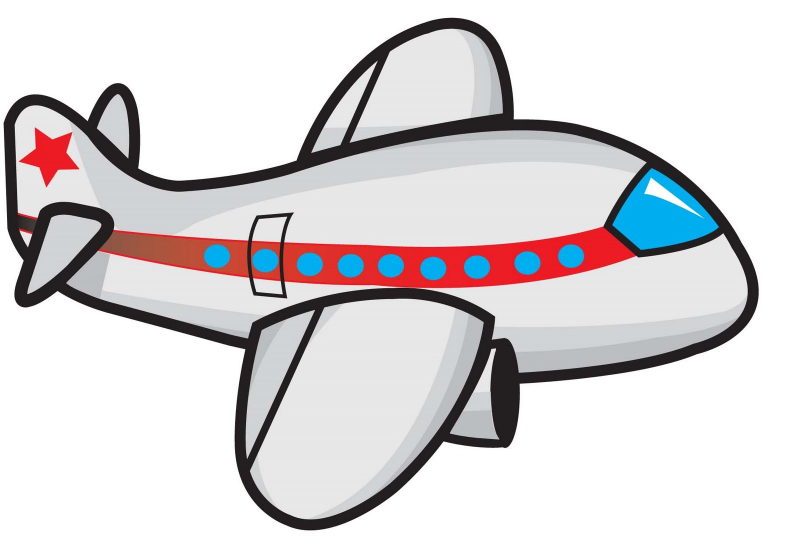
#> input picture Billingual Translation/frontend/assets/word-images/airplane/airplane.jpg, 1600 x 1100 px (shown at 1/2 size)
$ python analyze_drawing.py '../../../Billingual Translation/frontend/assets/word-images/airplane/airplane.jpg'
#> lines starting #> are read from the running program, lines starting #| are printed output that depends on the picture; after the words box and inside, x2 and y2 are one past the last pixel; in counts of white or black regions, pixels touching at a corner belong together
#!/usr/bin/env python3

import sys
import json
import cv2
import numpy as np
import time
from pathlib import Path


def analyze_drawing(image_path):

    if not Path(image_path).exists():
        raise Exception("Image not found")

    image = cv2.imread(image_path)
#> image is the input picture: shape (1100, 1600, 3); mean B, G, R 215.5, 213.8, 217

    gray = cv2.cvtColor(image, cv2.COLOR_BGR2GRAY)
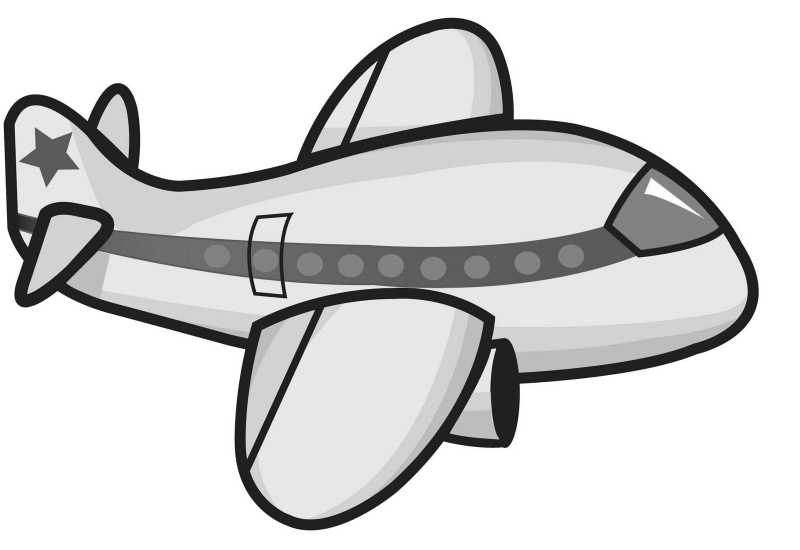
#> gray: shape (1100, 1600) (shown at 1/2 size); min 0, max 255, mean 214.9

    _, thresh = cv2.threshold(gray,150,255,cv2.THRESH_BINARY_INV)
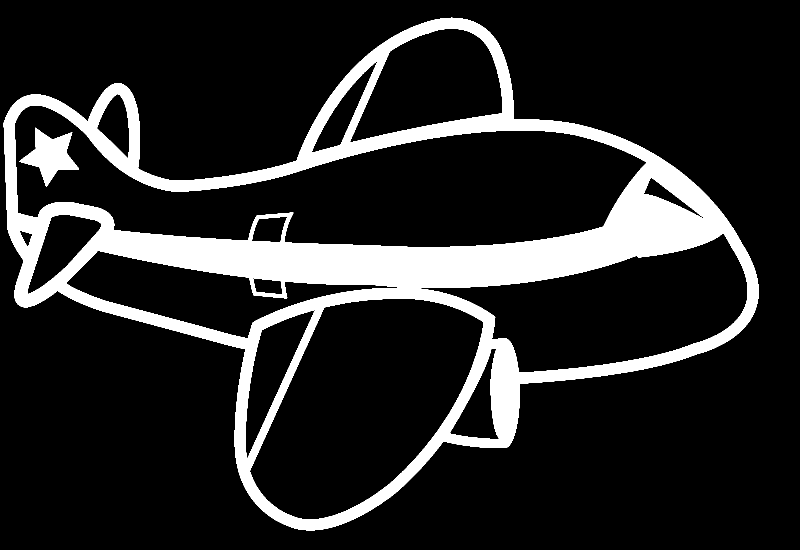
#> thresh: shape (1100, 1600) (shown at 1/2 size); 15.3% white; 2 white regions, box (x1, y1, x2, y2) and area: (7, 35, 1517, 1061) 263129, (38, 255, 158, 374) 6130

    h,w = thresh.shape
#> h = 1100; w = 1600

    # convert 255 -> 1
    binary = thresh/255

    # total ink
    ink = np.sum(binary)
#> ink = 269259

    density = ink/(h*w)
#> density = 0.153

    # vertical distribution
    vertical = np.sum(binary,axis=0)
#> vertical = 1600 values, max 458 at index 1005, min 0 at index 0, mean 168.3

    spacing_var = np.std(vertical)
#> spacing_var = 77.13

    # horizontal distribution
    horizontal = np.sum(binary,axis=1)
#> horizontal = 1100 values, max 1300 at index 494, min 0 at index 0, mean 244.8

    baseline_var = np.std(horizontal)
#> baseline_var = 251.9

    # edge density
    edges = cv2.Canny(gray,50,150)
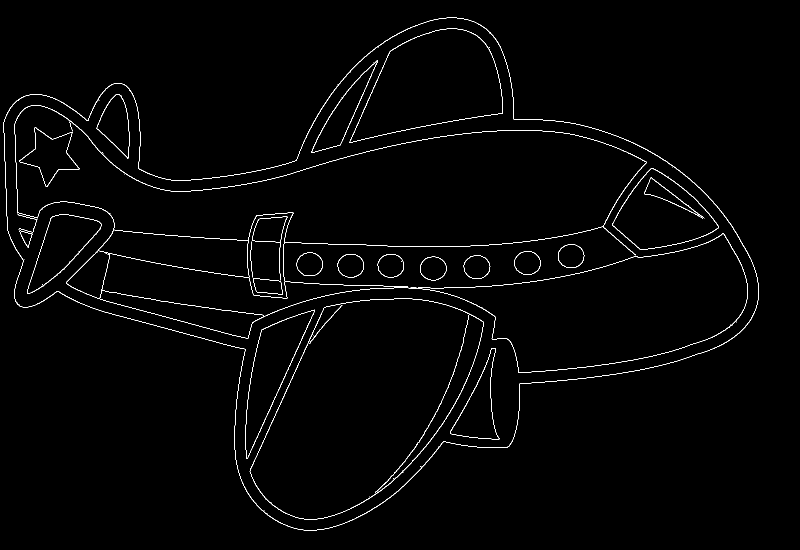
#> edges: shape (1100, 1600) (shown at 1/2 size); 1.3% white in thin lines or dots, all inside (x1, y1, x2, y2) = (7, 35, 1518, 1061)

    edge_pixels = np.sum(edges>0)
#> edge_pixels = 22047

    edge_density = edge_pixels/(h*w)
#> edge_density = 0.0125

    # base scores
    spacingScore = 100 - spacing_var/8
#> spacingScore = 90.36
    baselineScore = 100 - baseline_var/8
#> baselineScore = 68.51
    consistencyScore = 100 - abs(edge_density-0.02)*4000
#> consistencyScore = 70.11

    # clamp
    spacingScore = max(30,min(100,spacingScore))
    baselineScore = max(30,min(100,baselineScore))
    consistencyScore = max(30,min(100,consistencyScore))

    # add variation based on image + time
    seed = int(ink + time.time()) % 1000
    np.random.seed(seed)

    spacingScore += np.random.randint(-8,8)
#> spacingScore = 91.36
    baselineScore += np.random.randint(-8,8)
#> baselineScore = 63.51
    consistencyScore += np.random.randint(-8,8)
#> consistencyScore = 71.11

    spacingScore = int(max(0,min(100,spacingScore)))
#> spacingScore = 91
    baselineScore = int(max(0,min(100,baselineScore)))
#> baselineScore = 63
    consistencyScore = int(max(0,min(100,consistencyScore)))
#> consistencyScore = 71

    overallScore = int((spacingScore + baselineScore + consistencyScore)/3)
#> overallScore = 75

    feedback = []

    if spacingScore < 70:
        feedback.append("Spacing between letters needs improvement")

    if baselineScore < 70:
        feedback.append("Letters are not aligned on baseline")

    if consistencyScore < 70:
        feedback.append("Stroke consistency needs improvement")

    if len(feedback)==0:
        feedback.append("Great job! Your handwriting looks good")

    return {
        "spacingScore":spacingScore,
        "baselineScore":baselineScore,
        "consistencyScore":consistencyScore,
        "overallScore":overallScore,
        "feedback":" ".join(feedback)
    }


def main():

    if len(sys.argv) < 2:
        print(json.dumps({"error":"Image path required"}))
        return

    image_path = sys.argv[1]

    result = analyze_drawing(image_path)
#> result = {'spacingScore': 91, 'baselineScore': 63, 'consistencyScore': 71, 'overallScore': 75, 'feedback': 'Letters are not aligned on baseline'}

    print(json.dumps(result))
#| {"spacingScore": 91, "baselineScore": 63, "consistencyScore": 71, "overallScore": 75, "feedback": "Letters are not aligned on baseline"}


if __name__ == "__main__":
    main()
